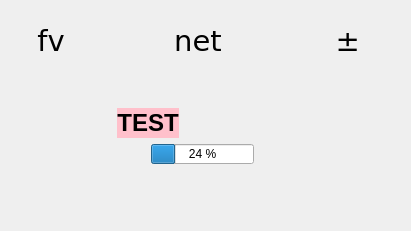
      <widget class="QWidget" name="tab">
       <property name="sizePolicy">
        <sizepolicy hsizetype="Preferred" vsizetype="Preferred">
         <horstretch>0</horstretch>
         <verstretch>0</verstretch>
        </sizepolicy>
       </property>
       <attribute name="title">
        <string> Information</string>
       </attribute>
       <layout class="QHBoxLayout" name="horizontalLayout_10">
        <item>
         <layout class="QGridLayout" name="gridLayout" rowstretch="1,1,1,8,1,1" columnstretch="0,0,0,0">
          <item row="2" column="3">
           <spacer name="horizontalSpacer_6">
            <property name="orientation">
             <enum>Qt::Horizontal</enum>
            </property>
            <property name="sizeType">
             <enum>QSizePolicy::Fixed</enum>
            </property>
            <property name="sizeHint" stdset="0">
             <size>
              <width>100</width>
              <height>20</height>
             </size>
            </property>
           </spacer>
          </item>
          <item row="3" column="1">
           <layout class="QHBoxLayout" name="horizontalLayout_11" stretch="1,4,1">
            <item>
             <widget class="QLabel" name="lbl_testmode">
              <property name="maximumSize">
               <size>
                <width>100</width>
                <height>16777215</height>
               </size>
              </property>
              <property name="font">
               <font>
                <pointsize>18</pointsize>
                <weight>75</weight>
                <bold>true</bold>
               </font>
              </property>
              <property name="autoFillBackground">
               <bool>false</bool>
              </property>
              <property name="styleSheet">
               <string notr="true">background-color: pink</string>
              </property>
              <property name="text">
               <string>TEST</string>
              </property>
              <property name="textFormat">
               <enum>Qt::PlainText</enum>
              </property>
              <property name="alignment">
               <set>Qt::AlignCenter</set>
              </property>
             </widget>
            </item>
            <item>
             <widget class="QLabel" name="lbl_ble_img">
              <property name="sizePolicy">
               <sizepolicy hsizetype="Ignored" vsizetype="Ignored">
                <horstretch>0</horstretch>
                <verstretch>0</verstretch>
               </sizepolicy>
              </property>
              <property name="maximumSize">
               <size>
                <width>300</width>
                <height>300</height>
               </size>
              </property>
              <property name="font">
               <font>
                <pointsize>36</pointsize>
                <weight>50</weight>
                <bold>false</bold>
               </font>
              </property>
              <property name="frameShape">
               <enum>QFrame::NoFrame</enum>
              </property>
              <property name="text">
               <string/>
              </property>
              <property name="pixmap">
               <pixmap>res/img_info_blue.png</pixmap>
              </property>
              <property name="scaledContents">
               <bool>true</bool>
              </property>
              <property name="alignment">
               <set>Qt::AlignCenter</set>
              </property>
              <property name="wordWrap">
               <bool>true</bool>
              </property>
             </widget>
            </item>
            <item>
             <widget class="QLabel" name="lbl_summary_dl">
              <property name="maximumSize">
               <size>
                <width>200</width>
                <height>16777215</height>
               </size>
              </property>
              <property name="font">
               <font>
                <pointsize>14</pointsize>
                <weight>50</weight>
                <bold>false</bold>
               </font>
              </property>
              <property name="autoFillBackground">
               <bool>false</bool>
              </property>
              <property name="styleSheet">
               <string notr="true"/>
              </property>
              <property name="frameShape">
               <enum>QFrame::NoFrame</enum>
              </property>
              <property name="textFormat">
               <enum>Qt::PlainText</enum>
              </property>
              <property name="alignment">
               <set>Qt::AlignCenter</set>
              </property>
             </widget>
            </item>
           </layout>
          </item>
          <item row="4" column="1">
           <layout class="QHBoxLayout" name="horizontalLayout_8" stretch="1,3,1">
            <property name="spacing">
             <number>6</number>
            </property>
            <item>
             <spacer name="horizontalSpacer_18">
              <property name="orientation">
               <enum>Qt::Horizontal</enum>
              </property>
              <property name="sizeHint" stdset="0">
               <size>
                <width>40</width>
                <height>20</height>
               </size>
              </property>
             </spacer>
            </item>
            <item>
             <widget class="QProgressBar" name="bar_dl">
              <property name="sizePolicy">
               <sizepolicy hsizetype="Preferred" vsizetype="Preferred">
                <horstretch>0</horstretch>
                <verstretch>0</verstretch>
               </sizepolicy>
              </property>
              <property name="maximumSize">
               <size>
                <width>16777215</width>
                <height>50</height>
               </size>
              </property>
              <property name="value">
               <number>24</number>
              </property>
              <property name="format">
               <string>%p %</string>
              </property>
             </widget>
            </item>
            <item>
             <spacer name="horizontalSpacer_19">
              <property name="orientation">
               <enum>Qt::Horizontal</enum>
              </property>
              <property name="sizeHint" stdset="0">
               <size>
                <width>40</width>
                <height>20</height>
               </size>
              </property>
             </spacer>
            </item>
           </layout>
          </item>
          <item row="0" column="0" colspan="4">
           <layout class="QHBoxLayout" name="horizontalLayout_4" stretch="0,1,0,4,0,1,0,3,0,1,0,1,0">
            <item>
             <spacer name="horizontalSpacer_16">
              <property name="orientation">
               <enum>Qt::Horizontal</enum>
              </property>
              <property name="sizeType">
               <enum>QSizePolicy::Fixed</enum>
              </property>
              <property name="sizeHint" stdset="0">
               <size>
                <width>10</width>
                <height>20</height>
               </size>
              </property>
             </spacer>
            </item>
            <item>
             <widget class="QLabel" name="lbl_boat">
              <property name="sizePolicy">
               <sizepolicy hsizetype="Ignored" vsizetype="Ignored">
                <horstretch>0</horstretch>
                <verstretch>0</verstretch>
               </sizepolicy>
              </property>
              <property name="minimumSize">
               <size>
                <width>60</width>
                <height>60</height>
               </size>
              </property>
              <property name="maximumSize">
               <size>
                <width>60</width>
                <height>60</height>
               </size>
              </property>
              <property name="font">
               <font>
                <family>DejaVu Sans</family>
                <pointsize>22</pointsize>
               </font>
              </property>
              <property name="frameShape">
               <enum>QFrame::NoFrame</enum>
              </property>
              <property name="text">
               <string>fv</string>
              </property>
              <property name="scaledContents">
               <bool>true</bool>
              </property>
              <property name="alignment">
               <set>Qt::AlignCenter</set>
              </property>
             </widget>
            </item>
            <item>
             <spacer name="horizontalSpacer_13">
              <property name="orientation">
               <enum>Qt::Horizontal</enum>
              </property>
              <property name="sizeType">
               <enum>QSizePolicy::Fixed</enum>
              </property>
              <property name="sizeHint" stdset="0">
               <size>
                <width>10</width>
                <height>20</height>
               </size>
              </property>
             </spacer>
            </item>
            <item>
             <widget class="QLabel" name="lbl_boat_txt">
              <property name="frameShape">
               <enum>QFrame::NoFrame</enum>
              </property>
              <property name="text">
               <string/>
              </property>
              <property name="alignment">
               <set>Qt::AlignLeading|Qt::AlignLeft|Qt::AlignVCenter</set>
              </property>
             </widget>
            </item>
            <item>
             <spacer name="horizontalSpacer_20">
              <property name="orientation">
               <enum>Qt::Horizontal</enum>
              </property>
              <property name="sizeType">
               <enum>QSizePolicy::Fixed</enum>
              </property>
              <property name="sizeHint" stdset="0">
               <size>
                <width>10</width>
                <height>20</height>
               </size>
              </property>
             </spacer>
            </item>
            <item>
             <widget class="QLabel" name="lbl_net">
              <property name="sizePolicy">
               <sizepolicy hsizetype="Ignored" vsizetype="Ignored">
                <horstretch>0</horstretch>
                <verstretch>0</verstretch>
               </sizepolicy>
              </property>
              <property name="minimumSize">
               <size>
                <width>60</width>
                <height>60</height>
               </size>
              </property>
              <property name="maximumSize">
               <size>
                <width>60</width>
                <height>60</height>
               </size>
              </property>
              <property name="font">
               <font>
                <family>DejaVu Sans</family>
                <pointsize>22</pointsize>
               </font>
              </property>
              <property name="frameShape">
               <enum>QFrame::NoFrame</enum>
              </property>
              <property name="text">
               <string>net</string>
              </property>
              <property name="scaledContents">
               <bool>true</bool>
              </property>
              <property name="alignment">
               <set>Qt::AlignCenter</set>
              </property>
             </widget>
            </item>
            <item>
             <spacer name="horizontalSpacer_14">
              <property name="orientation">
               <enum>Qt::Horizontal</enum>
              </property>
              <property name="sizeType">
               <enum>QSizePolicy::Fixed</enum>
              </property>
              <property name="sizeHint" stdset="0">
               <size>
                <width>10</width>
                <height>20</height>
               </size>
              </property>
             </spacer>
            </item>
            <item>
             <widget class="QLabel" name="lbl_net_txt">
              <property name="frameShape">
               <enum>QFrame::NoFrame</enum>
              </property>
              <property name="text">
               <string/>
              </property>
              <property name="scaledContents">
               <bool>false</bool>
              </property>
              <property name="alignment">
               <set>Qt::AlignLeading|Qt::AlignLeft|Qt::AlignVCenter</set>
              </property>
             </widget>
            </item>
            <item>
             <spacer name="horizontalSpacer_21">
              <property name="orientation">
               <enum>Qt::Horizontal</enum>
              </property>
              <property name="sizeType">
               <enum>QSizePolicy::Fixed</enum>
              </property>
              <property name="sizeHint" stdset="0">
               <size>
                <width>10</width>
                <height>20</height>
               </size>
              </property>
             </spacer>
            </item>
            <item>
             <widget class="QLabel" name="lbl_brightness">
              <property name="sizePolicy">
               <sizepolicy hsizetype="Ignored" vsizetype="Ignored">
                <horstretch>0</horstretch>
                <verstretch>0</verstretch>
               </sizepolicy>
              </property>
              <property name="minimumSize">
               <size>
                <width>60</width>
                <height>60</height>
               </size>
              </property>
              <property name="maximumSize">
               <size>
                <width>60</width>
                <height>60</height>
               </size>
              </property>
              <property name="font">
               <font>
                <family>DejaVu Sans</family>
                <pointsize>22</pointsize>
               </font>
              </property>
              <property name="frameShape">
               <enum>QFrame::NoFrame</enum>
              </property>
              <property name="text">
               <string>±</string>
              </property>
              <property name="scaledContents">
               <bool>true</bool>
              </property>
              <property name="alignment">
               <set>Qt::AlignRight|Qt::AlignTrailing|Qt::AlignVCenter</set>
              </property>
             </widget>
            </item>
            <item>
             <spacer name="horizontalSpacer_15">
              <property name="orientation">
               <enum>Qt::Horizontal</enum>
              </property>
              <property name="sizeType">
               <enum>QSizePolicy::Fixed</enum>
              </property>
              <property name="sizeHint" stdset="0">
               <size>
                <width>10</width>
                <height>20</height>
               </size>
              </property>
             </spacer>
            </item>
            <item>
             <widget class="QLabel" name="lbl_brightness_txt">
              <property name="frameShape">
               <enum>QFrame::NoFrame</enum>
              </property>
              <property name="text">
               <string/>
              </property>
              <property name="alignment">
               <set>Qt::AlignLeading|Qt::AlignLeft|Qt::AlignVCenter</set>
              </property>
             </widget>
            </item>
            <item>
             <spacer name="horizontalSpacer_17">
              <property name="orientation">
               <enum>Qt::Horizontal</enum>
              </property>
              <property name="sizeType">
               <enum>QSizePolicy::Fixed</enum>
              </property>
              <property name="sizeHint" stdset="0">
               <size>
                <width>10</width>
                <height>20</height>
               </size>
              </property>
             </spacer>
            </item>
           </layout>
          </item>
          <item row="1" column="0">
           <spacer name="verticalSpacer_4">
            <property name="orientation">
             <enum>Qt::Vertical</enum>
            </property>
            <property name="sizeType">
             <enum>QSizePolicy::Fixed</enum>
            </property>
            <property name="sizeHint" stdset="0">
             <size>
              <width>20</width>
              <height>5</height>
             </size>
            </property>
           </spacer>
          </item>
          <item row="2" column="0">
           <spacer name="horizontalSpacer_5">
            <property name="orientation">
             <enum>Qt::Horizontal</enum>
            </property>
            <property name="sizeType">
             <enum>QSizePolicy::Fixed</enum>
            </property>
            <property name="sizeHint" stdset="0">
             <size>
              <width>100</width>
              <height>20</height>
             </size>
            </property>
           </spacer>
          </item>
          <item row="2" column="1" colspan="2">
           <widget class="QLabel" name="lbl_ble">
            <property name="sizePolicy">
             <sizepolicy hsizetype="Ignored" vsizetype="Ignored">
              <horstretch>0</horstretch>
              <verstretch>0</verstretch>
             </sizepolicy>
            </property>
            <property name="font">
             <font>
              <pointsize>36</pointsize>
              <weight>50</weight>
              <bold>false</bold>
             </font>
            </property>
            <property name="frameShape">
             <enum>QFrame::NoFrame</enum>
            </property>
            <property name="text">
             <string/>
            </property>
            <property name="alignment">
             <set>Qt::AlignCenter</set>
            </property>
            <property name="wordWrap">
             <bool>true</bool>
            </property>
           </widget>
          </item>
          <item row="5" column="0" colspan="4">
           <layout class="QHBoxLayout" name="horizontalLayout_9" stretch="1,1,1">
            <property name="spacing">
             <number>0</number>
            </property>
            <property name="leftMargin">
             <number>12</number>
            </property>
            <property name="rightMargin">
             <number>12</number>
            </property>
            <item>
             <layout class="QHBoxLayout" name="horizontalLayout_12">
              <item>
               <widget class="QLabel" name="lbl_cloud_img">
                <property name="minimumSize">
                 <size>
                  <width>50</width>
                  <height>50</height>
                 </size>
                </property>
                <property name="maximumSize">
                 <size>
                  <width>50</width>
                  <height>50</height>
                 </size>
                </property>
                <property name="text">
                 <string/>
                </property>
                <property name="scaledContents">
                 <bool>true</bool>
                </property>
               </widget>
              </item>
              <item>
               <spacer name="horizontalSpacer_26">
                <property name="orientation">
                 <enum>Qt::Horizontal</enum>
                </property>
                <property name="sizeType">
                 <enum>QSizePolicy::Fixed</enum>
                </property>
                <property name="sizeHint" stdset="0">
                 <size>
                  <width>10</width>
                  <height>20</height>
                 </size>
                </property>
               </spacer>
              </item>
              <item>
               <widget class="QLabel" name="lbl_cloud_txt">
                <property name="sizePolicy">
                 <sizepolicy hsizetype="Preferred" vsizetype="Preferred">
                  <horstretch>0</horstretch>
                  <verstretch>0</verstretch>
                 </sizepolicy>
                </property>
                <property name="frameShape">
                 <enum>QFrame::NoFrame</enum>
                </property>
                <property name="text">
                 <string/>
                </property>
                <property name="alignment">
                 <set>Qt::AlignLeading|Qt::AlignLeft|Qt::AlignVCenter</set>
                </property>
               </widget>
              </item>
             </layout>
            </item>
            <item>
             <widget class="QLabel" name="lbl_antenna">
              <property name="sizePolicy">
               <sizepolicy hsizetype="Preferred" vsizetype="Preferred">
                <horstretch>0</horstretch>
                <verstretch>0</verstretch>
               </sizepolicy>
              </property>
              <property name="frameShape">
               <enum>QFrame::NoFrame</enum>
              </property>
              <property name="text">
               <string/>
              </property>
              <property name="alignment">
               <set>Qt::AlignCenter</set>
              </property>
              <property name="wordWrap">
               <bool>true</bool>
              </property>
             </widget>
            </item>
            <item>
             <widget class="QLabel" name="lbl_date">
              <property name="sizePolicy">
               <sizepolicy hsizetype="Preferred" vsizetype="Preferred">
                <horstretch>0</horstretch>
                <verstretch>0</verstretch>
               </sizepolicy>
              </property>
              <property name="frameShape">
               <enum>QFrame::NoFrame</enum>
              </property>
              <property name="text">
               <string/>
              </property>
              <property name="alignment">
               <set>Qt::AlignRight|Qt::AlignTrailing|Qt::AlignVCenter</set>
              </property>
              <property name="wordWrap">
               <bool>true</bool>
              </property>
             </widget>
            </item>
           </layout>
          </item>
         </layout>
        </item>
       </layout>
      </widget>
